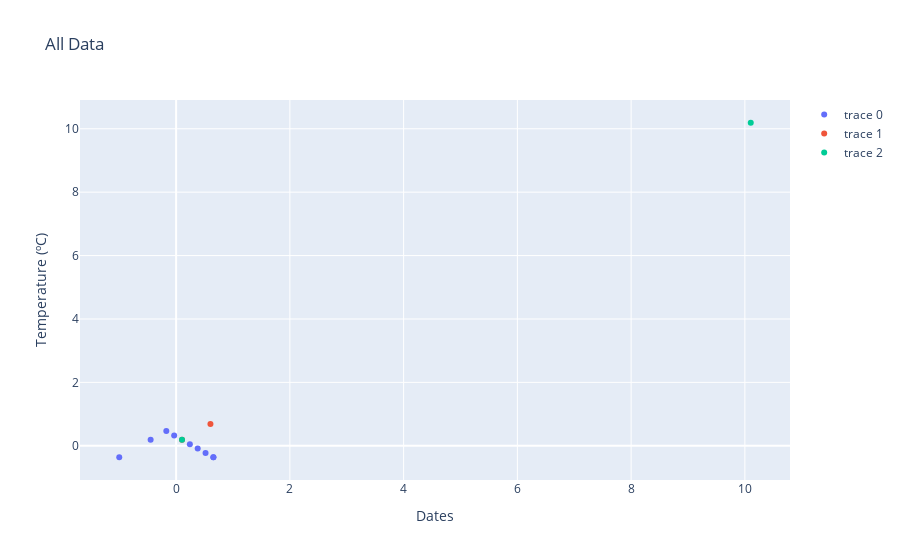

Write notebook code for a chart like this one.
### Code cell
bx, by = points_to_plot(b.boundary_line_string.coords)
cx, cy = points_to_plot(coo.orthog_line.coords)
lx, ly = points_to_plot(ll.coords)
# super quick scatter plot
fig = go.Figure()

fig.add_trace(go.Scatter(x=bx, y=by, mode='markers',))
fig.add_trace(go.Scatter(x=cx, y=cy, mode='markers',))
fig.add_trace(go.Scatter(x=lx, y=ly, mode='markers',))


fig.update_layout(xaxis_title='Dates',
                  yaxis_title='Temperature (ºC)',
                  title='All Data')

### Figure 1 — Plotly figure (JSON) as saved in the notebook; plotly's stock layout.template omitted (floating-point values rounded to 4 significant figures)
{"data": [{"mode": "markers", "type": "scatter", "x": [0.6552, -1, -0.4483, -0.1724, -0.03448, 0.2414, 0.3793, 0.5172, 0.6552], "y": [-0.3621, -0.3621, 0.1897, 0.4655, 0.3276, 0.05172, -0.08621, -0.2241, -0.3621]}, {"mode": "markers", "type": "scatter", "x": [0.1034, 0.6034], "y": [0.1897, 0.6897]}, {"mode": "markers", "type": "scatter", "x": [0.1034, 10.1], "y": [0.1897, 10.19]}], "layout": {"title": {"text": "All Data"}, "xaxis": {"title": {"text": "Dates"}}, "yaxis": {"title": {"text": "Temperature (ºC)"}}}}
